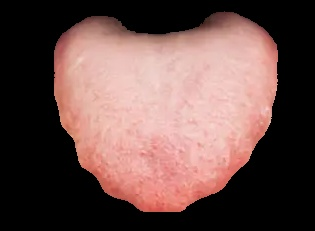
#> input picture tongue_output.jpg, 315 x 231 px
$ python tongue_jagged.py
#> lines starting #> are read from the running program, lines starting #| are printed output that depends on the picture; after the words box and inside, x2 and y2 are one past the last pixel; in counts of white or black regions, pixels touching at a corner belong together; long printed decimals are rounded
#comment down plot funcs. and modify it according to you wanna access
import cv2
import numpy as np
import matplotlib.pyplot as plt
from scipy.ndimage import gaussian_filter1d
from skimage.morphology import opening, closing, disk, remove_small_holes
from skimage.filters import threshold_otsu

# Graham Scan Algorithm to compute the convex hull
def graham_scan(points):
    points = sorted(points, key=lambda p: (p[0], p[1]))

    def cross(o, a, b):
        return (a[0] - o[0]) * (b[1] - o[1]) - (a[1] - o[1]) * (b[0] - o[0])

    lower = []
    for p in points:
        while len(lower) >= 2 and cross(lower[-2], lower[-1], p) <= 0:
            lower.pop()
        lower.append(p)

    upper = []
    for p in reversed(points):
        while len(upper) >= 2 and cross(upper[-2], upper[-1], p) <= 0:
            upper.pop()
        upper.append(p)

    return np.array(lower[:-1] + upper[:-1])

def compute_and_plot_major_dents_concavity(image_path, r1=3, r2=3, A_max=64, sigma=18, sigma_green=3, concavity_thresh=-0.015, length_thresh=10):
#> called with image_path = 'tongue_output.jpg', r1 = 3, r2 = 3, A_max = 64, sigma = 18, sigma_green = 3, concavity_thresh = -0.015, length_thresh = 10
    img = cv2.imread(image_path)
#> img is the input picture: shape (231, 315, 3); mean B, G, R 74.2, 78.3, 106
    gray = cv2.cvtColor(img, cv2.COLOR_BGR2GRAY)
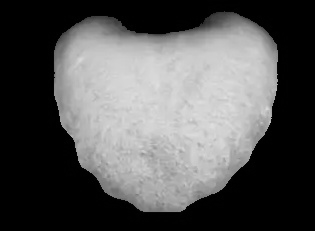
#> gray: shape (231, 315); min 0, max 223, mean 86.1
    thresh_val = threshold_otsu(gray)
#> thresh_val = 93
    mask = (gray > thresh_val).astype(np.uint8)
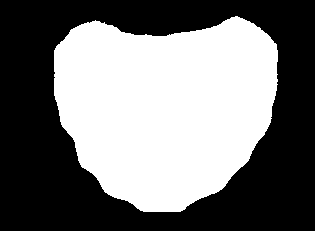
#> mask: shape (231, 315); values 0 (black) and 1 (white), 46.1% white; 1 white region, box (x1, y1, x2, y2) and area: (54, 16, 278, 212) 33546

    mask_clean = opening(mask.astype(bool), disk(r1))
#> mask_clean: shape (231, 315) bool; 46.1% white; 1 white region, box (x1, y1, x2, y2) and area: (54, 16, 278, 212) 33535
    mask_clean = closing(mask_clean, disk(r2)).astype(np.uint8)
#> mask_clean: shape (231, 315); values 0 (black) and 1 (white), 46.1% white; 1 white region, box (x1, y1, x2, y2) and area: (54, 16, 278, 212) 33538
    num_labels, labels = cv2.connectedComponents(mask_clean)
#> labels: shape (231, 315) int32; values 0 (black) and 1 (white), 46.1% white; 1 white region
#> num_labels = 2
    if num_labels > 1:
        largest = 1 + np.argmax([np.sum(labels == i) for i in range(1, num_labels)])
#> largest = 1
        mask_clean = (labels == largest).astype(np.uint8)
    mask_filled = remove_small_holes(mask_clean.astype(bool), area_threshold=A_max).astype(np.uint8)

    contours, _ = cv2.findContours(mask_filled, cv2.RETR_EXTERNAL, cv2.CHAIN_APPROX_NONE)
#> contours = 1 contour; box (x1, y1, x2, y2) and area: (54, 16, 278, 212) 33217
    contour = max(contours, key=cv2.contourArea).squeeze()
#> contour = 640 pairs, first value 54 to 277, second value 16 to 211
    x_vals, y_vals = contour[:, 0], contour[:, 1]
#> x_vals = 640 values, max 277 at index 556, min 54 at index 187, mean 164.4; y_vals = 640 values, max 211 at index 371, min 16 at index 0, mean 102.4

    y_thresh = np.min(y_vals) + 0.2 * (np.max(y_vals) - np.min(y_vals))
#> y_thresh = 55
    upper_indices = np.where(y_vals <= y_thresh)[0]
#> upper_indices = 248 values from 0 to 639
    top_left = contour[upper_indices[np.argmin(x_vals[upper_indices])]]
#> top_left = [54, 50]
    top_right = contour[upper_indices[np.argmax(x_vals[upper_indices])]]
#> top_right = [277, 55]
    bottom_y = np.max(y_vals)
#> bottom_y = 211
    bottom_indices = np.where(y_vals == bottom_y)[0]
#> bottom_indices = 38 values from 371 to 408
    bottom = contour[bottom_indices[np.argmin(np.abs(x_vals[bottom_indices] - np.median(x_vals)))]]
#> bottom = [163, 211]


    def find_index(pt): return np.where((contour == pt).all(axis=1))[0][0]
    i_tl = find_index(top_left)
#> i_tl = 187
    i_tr = find_index(top_right)
#> i_tr = 585
    i_b = find_index(bottom)
#> i_b = 391

    def arc_indices(start, end, N):
        return np.arange(start, end + 1) if start <= end else np.concatenate([np.arange(start, N), np.arange(0, end + 1)])

    N = len(contour)
#> N = 640
    path1 = arc_indices(i_tl, i_tr, N)
#> path1 = 399 values from 187 to 585
    path2 = arc_indices(i_tr, i_tl, N)
#> path2 = 243 values, max 639 at index 54, min 0 at index 55, mean 210.9
    seg_idx = path1 if i_b in path1 else path2
#> seg_idx = 399 values from 187 to 585

    # Get the original red segment
    segment = contour[seg_idx]
#> segment = 399 pairs, first value 54 to 277, second value 50 to 211
    xs, ys = segment[:, 0].astype(float), segment[:, 1].astype(float)
#> xs = 399 values, max 277 at index 369, min 54 at index 0, mean 161.7; ys = 399 values, max 211 at index 184, min 50 at index 0, mean 145.9

    # Apply smoothing to the red segment (original segment) with sigma=18
    xs_smooth = gaussian_filter1d(xs, sigma)
#> xs_smooth = 399 values from 54.08 to 276.3
    ys_smooth = gaussian_filter1d(ys, sigma)
#> ys_smooth = 399 values, max 209.2 at index 202, min 63.87 at index 0, mean 145.9

    # Create a green segment with sigma=5 (smoother version)
    xs_green = gaussian_filter1d(xs, sigma_green)
#> xs_green = 399 values, max 277 at index 398, min 54 at index 0, mean 161.7
    ys_green = gaussian_filter1d(ys, sigma_green)
#> ys_green = 399 values, max 211 at index 196, min 51.94 at index 0, mean 145.9

    # Calculate first and second derivatives (concavity)
    dx = np.gradient(xs_green)
#> dx = 399 values, max 1 at index 205, min -0.0534 at index 376, mean 0.559
    dy = np.gradient(ys_green)
#> dy = 399 values, max 1 at index 32, min -1 at index 330, mean 0.0125
    d2x = np.gradient(dx)
#> d2x = 399 values, max 0.0805 at index 75, min -0.0854 at index 90, mean 2.46e-05
    d2y = np.gradient(dy)
#> d2y = 399 values, max 0.185 at index 396, min -0.086 at index 222, mean -0.00101

    # Concavity thresholding: Only consider regions with a highly negative second derivative
    concavity = d2x + d2y  # Combined second derivative for concavity
#> concavity = 399 values, max 0.185 at index 2, min -0.107 at index 223, mean -0.000981

    # Count significant dents based on concavity
    major_dent_count = 0
    is_in_dent = False  # Flag to track if we are in a significant dent
    dent_length = 0  # Track the length of continuous concave regions
    last_dent_index = -1  # To store the index of the last dent

    for i in range(1, len(xs_green) - 1):
        if concavity[i] < concavity_thresh:
            if not is_in_dent:
                dent_length = 1  # Start a new dent region
                is_in_dent = True
            else:
                dent_length += 1  # Continue the dent region
            last_dent_index = i
        else:
            if is_in_dent and dent_length >= length_thresh:
                major_dent_count += 1  # Count it as a major dent if its length exceeds threshold
            is_in_dent = False  # Reset if not a dent
#> this loop made 397 passes
#> (dent_length, is_in_dent) on passes 22, 59, 85: (1, True), (1, True), (1, True)
#> after the loop, dent_length = 5; major_dent_count = 7

    # Function to calculate perimeter
    def perimeter(xc, yc):
        return np.sum(np.hypot(np.diff(xc, append=xc[0]), np.diff(yc, append=yc[0])))

    # Calculate perimeter of both red and blue segments
    P_red = perimeter(xs, ys)
#> P_red = 684.8
    P_blue = perimeter(xs_smooth, ys_smooth)
#> P_blue = 618.8

    # Calculate the perimeter score
    perimeter_score = 1 - (P_blue / P_red)
#> perimeter_score = 0.0964

    # Plotting the original, smoothed red, and green segments
    plt.figure(figsize=(10, 10))
    plt.imshow(mask, cmap='gray')
    plt.plot(xs, ys, 'r-', linewidth=2, label="Original Red Segment")  # Original red contour
    plt.plot(xs_smooth, ys_smooth, 'b-', linestyle='--', linewidth=2, label="Smoothed Red Segment")  # Smoothed red contour
    plt.plot(xs_green, ys_green, 'g-', linestyle='-', linewidth=2, label="Green Smoothed Segment (sigma=5)")  # Green contour

    # Display top-left, top-right, and bottom points
    plt.plot(top_left[0], top_left[1], 'bo')
    plt.text(top_left[0] + 3, top_left[1], "Top-Left", color='blue', fontsize=9)
    plt.plot(top_right[0], top_right[1], 'bo')
    plt.text(top_right[0] + 3, top_right[1], "Top-Right", color='blue', fontsize=9)
    plt.plot(bottom[0], bottom[1], 'bo')
    plt.text(bottom[0] + 3, bottom[1], "Bottom", color='blue', fontsize=9)

    plt.title(f"Contour with Major Dents (Dent Count: {major_dent_count})")
    plt.axis("equal")
    plt.legend()
    plt.show()
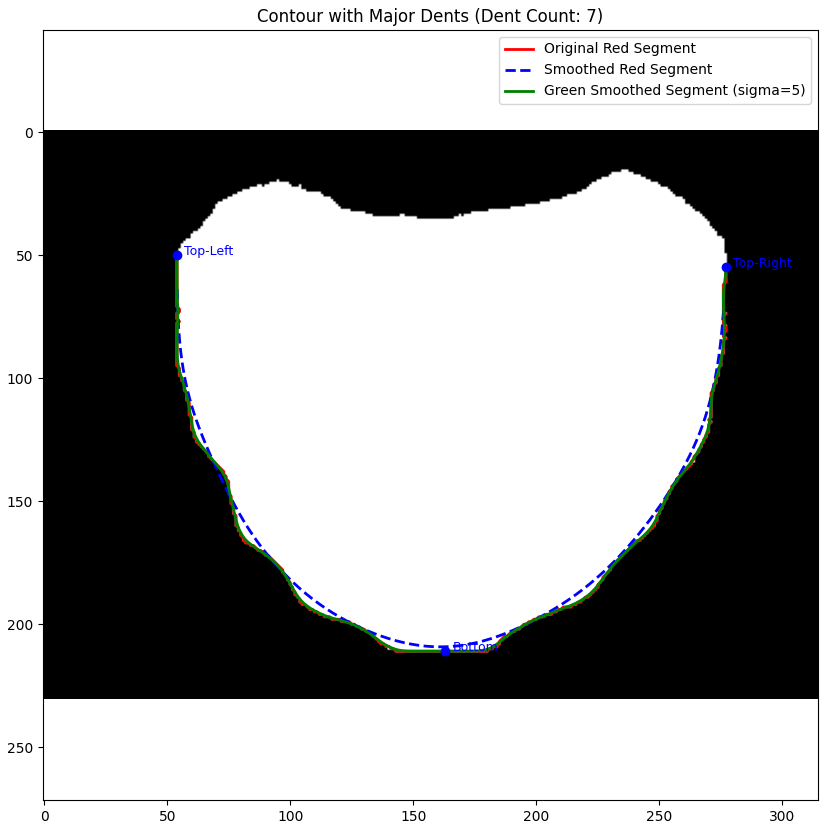
#> figure drawn by matplotlib, 1 panel

    return {
        'major_dent_count': major_dent_count,
        'perimeter_score': perimeter_score,
        'segment_contour': segment,
        'smoothed_segment': np.vstack((xs_smooth, ys_smooth)).T,
        'green_segment': np.vstack((xs_green, ys_green)).T
    }

# Run the final version with concavity-based dent detection on the green segment
result = compute_and_plot_major_dents_concavity("tongue_output.jpg")
#> result = 5 items
# print("Major Dent Count based on Concavity:", result['major_dent_count'])
# print("Perimeter Score:", result['perimeter_score']*10)
print("Final Jagged score :",result['perimeter_score']*10+result['major_dent_count'])
#| Final Jagged score : 7.964
